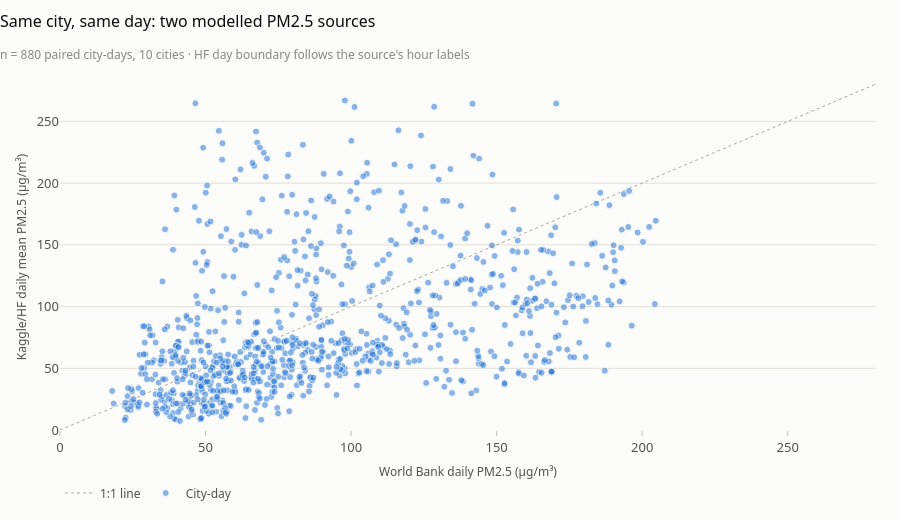

Here is the notebook cell this chart was saved with:
### Code cell
charts.source_comparison_scatter(ov)

### Figure 1 — Plotly figure (JSON) as saved in the notebook; plotly's stock layout.template omitted (floating-point values rounded to 4 significant figures; data arrays with more than 128 entries replaced by an {"elided": "..."} marker saying what was removed)
{"data": [{"hoverinfo": "skip", "line": {"color": "#a9a8a0", "dash": "dot", "width": 1}, "mode": "lines", "name": "1:1 line", "type": "scatter", "x": [0, 280.3], "y": [0, 280.3]}, {"customdata": {"elided": "880x2 str values"}, "hovertemplate": "<b>%{customdata[0]}</b> %{customdata[1]}<br>World Bank %{x:.1f}<br>Kaggle/HF %{y:.1f}<extra></extra>", "marker": {"color": "#2a78d6", "line": {"color": "#fcfcfb", "width": 1}, "opacity": 0.55, "size": 7}, "mode": "markers", "name": "City-day", "type": "scatter", "x": {"elided": "880 float values"}, "y": {"elided": "880 float values"}}], "layout": {"height": 520, "showlegend": true, "title": {"subtitle": {"text": "n = 880 paired city-days, 10 cities · HF day boundary follows the source's hour labels"}, "text": "Same city, same day: two modelled PM2.5 sources"}, "xaxis": {"range": [0, 280.3], "title": {"text": "World Bank daily PM2.5 (µg/m³)"}}, "yaxis": {"range": [0, 280.3], "title": {"text": "Kaggle/HF daily mean PM2.5 (µg/m³)"}}}}
